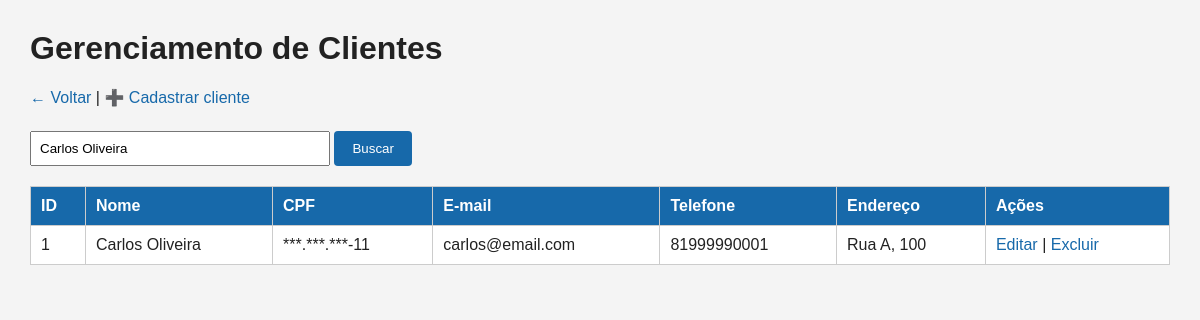
The page /clientes.php?busca=Carlos Oliveira (signed in) on the database its author committed.
### tables this page shows
CREATE TABLE clientes (
    id INT AUTO_INCREMENT PRIMARY KEY,
    nome VARCHAR(150) NOT NULL,
    cpf VARCHAR(255) NOT NULL,
    email VARCHAR(150) NOT NULL,
    telefone VARCHAR(20),
    endereco VARCHAR(255),
    criado_em TIMESTAMP DEFAULT CURRENT_TIMESTAMP
);

### conexao.php (called while the page is built, shortened)
<?php
function e($valor)
{
    return htmlspecialchars((string) $valor, ENT_QUOTES, "UTF-8");
}
function cpf_chave()
{
    return hash("sha256", CHAVE_CPF, true);
}
function cpf_descriptografar($valor)
{
    $dados = base64_decode((string) $valor, true);
    $cpf = openssl_decrypt(
        substr($dados, 16),
        "AES-256-CBC",
        cpf_chave(),
        OPENSSL_RAW_DATA,
        substr($dados, 0, 16)
    );
    return $cpf === false ? "" : $cpf;
}
function cpf_mascarar($valor)
{
    $cpf = cpf_descriptografar($valor);
    return strlen($cpf) === 11 ? "***.***.***-" . substr($cpf, -2) : "—";
}

### clientes.php (the view, shortened to what this page needs)
<?php
require_once "auth.php";
$busca = trim($_GET["busca"] ?? "");
if ($busca !== "") {
    $stmt = $pdo->prepare("
        SELECT * FROM clientes
        WHERE nome LIKE ? OR email LIKE ? OR telefone LIKE ?
        ORDER BY nome
    ");
    $termo = "%" . $busca . "%";
    $stmt->execute([$termo, $termo, $termo]);
} else {
    $stmt = $pdo->query("SELECT * FROM clientes ORDER BY nome");
}
$clientes = $stmt->fetchAll();
?>
<!DOCTYPE html>
<html lang="pt-br">
<head>
<link rel="stylesheet" href="estilo.css">
</head>
<body>
<h1>Gerenciamento de Clientes</h1>
<div class="topo">
    <a href="index.php">← Voltar</a> |
    <a href="cliente_inserir.php">➕ Cadastrar cliente</a>
</div>
<form method="GET" class="topo">
    <input type="text" name="busca" style="width:300px"
           placeholder="Digite nome, e-mail ou telefone"
           value="<?= e($busca) ?>">
    <button type="submit">Buscar</button>
</form>
<table>
<tr>
    <th>ID</th>
    <th>Nome</th>
    <th>CPF</th>
    <th>E-mail</th>
    <th>Telefone</th>
    <th>Endereço</th>
    <th>Ações</th>
</tr>
<?php foreach ($clientes as $cliente): ?>
<tr>
    <td><?= (int) $cliente["id"] ?></td>
    <td><?= e($cliente["nome"]) ?></td>
    <td><?= e(cpf_mascarar($cliente["cpf"])) ?></td>
    <td><?= e($cliente["email"]) ?></td>
    <td><?= e($cliente["telefone"]) ?></td>
    <td><?= e($cliente["endereco"]) ?></td>
    <td>
        <a href="cliente_editar.php?id=<?= (int) $cliente["id"] ?>">Editar</a>
        |
        <a href="cliente_deletar.php?id=<?= (int) $cliente["id"] ?>"
           onclick="return confirm('Deseja realmente excluir este cliente?')">Excluir</a>
    </td>
</tr>
<?php endforeach; ?>
</table>
</body>
</html>

### estilo.css (style rules this page uses)
body { font-family: Arial, sans-serif; margin: 0; padding: 30px; background: #f4f4f4; color: #222; }
h1 { margin-top: 0; }
a { color: #1769aa; text-decoration: none; }
table { width: 100%; border-collapse: collapse; background: white; }
th, td { border: 1px solid #ccc; padding: 10px; text-align: left; }
th { background: #1769aa; color: white; }
input, select { padding: 8px; width: 100%; box-sizing: border-box; margin-top: 4px; }
button { padding: 10px 18px; background: #1769aa; color: white; border: 0; border-radius: 4px; cursor: pointer; }
.topo { margin-bottom: 20px; }

### rows shown on the page
clientes: id "1", nome "Carlos Oliveira", cpf "***.***.***-11", email "carlos@email.com", telefone "81999990001", endereco "Rua A, 100"
